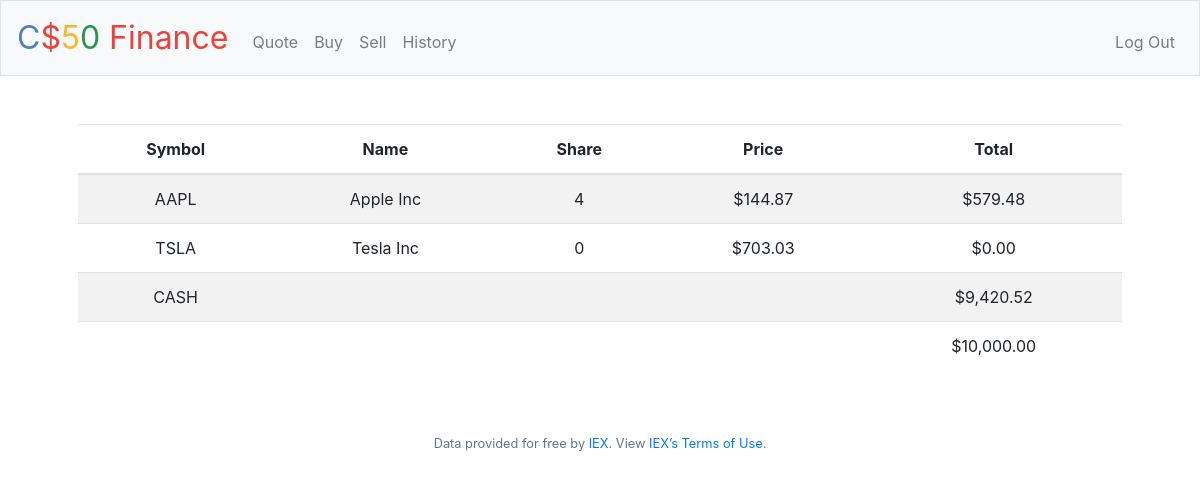
/ (signed in), run on the app's committed database.
### tables this page shows
CREATE TABLE transactions( id INTEGER PRIMARY KEY AUTOINCREMENT, user_id INTEGER NOT NULL,name TEXT NOT NULL,share INTEGER NOT NULL,price NUMERIC NOT NULL,type TEXT NOT NULL,symbol TEXT NOT NULL,time TIMESTAMP DEFAULT CURRENT_TIMESTAMP,FOREIGN KEY(user_id) REFERENCES users(id));

CREATE TABLE users (id INTEGER, username TEXT NOT NULL, hash TEXT NOT NULL, cash NUMERIC NOT NULL DEFAULT 10000.00, PRIMARY KEY(id));

### application.py (the view)
@app.route("/")
@login_required
def index():
    user_id=session["user_id"]
    stocks=db.execute("SELECT symbol,name,price,SUM(share) as totalShares FROM transactions WHERE user_id=? GROUP BY symbol",user_id)
    cash=db.execute("SELECT cash FROM users WHERE id=?",user_id)[0]['cash']
    total=cash
    for stock in stocks:
        total+=stock['price']*stock['totalShares']
    return render_template("index.html",stocks=stocks,cash=cash,usd=usd,total=total)

### application.py (called while the page is built)
@app.after_request
def after_request(response):
    response.headers["Cache-Control"] = "no-cache, no-store, must-revalidate"
    response.headers["Expires"] = 0
    response.headers["Pragma"] = "no-cache"
    return response

### helpers.py (called while the page is built)
def login_required(f):
    @wraps(f)
    def decorated_function(*args, **kwargs):
        if session.get("user_id") is None:
            return redirect("/login")
        return f(*args, **kwargs)
    return decorated_function

def usd(value):
    return f"${value:,.2f}"

### templates/index.html (shortened to what this page needs)
{% extends "layout.html" %}
{% block main %}
    <table class="table table-striped">
        <thead>
            <tr>
                <th>Symbol</th>
                <th>Name</th>
                <th>Share</th>
                <th>Price</th>
                <th>Total</th>
            </tr>
        </thead>
        <tbody>
            {%for stock in stocks%}
            <tr>
                <td>{{ stock["symbol"] }}</td>
                <td>{{ stock["name"] }}</td>
                <td>{{ stock["totalShares"] }}</td>
                <td>{{ usd(stock["price"]) }}</td>
                <td>{{ usd(stock["totalShares"] * stock["price"]) }}</td>
            </tr>
            {%endfor%}
            <tr>
                <td>CASH</td>
                <td colspan="3"></td>
                <td>{{usd(cash)}}</td>
            </tr>
        </tbody>
        <tfoot>
            <td colspan="4"></td>
            <td>{{usd(total)}}</td>
        </tfoot>
    </table>
{% endblock %}

### data on the page
transactions: symbol "AAPL", name "Apple Inc", totalShares "4", price "$144.87", totalShares "$579.48"
users: cash "$9,420.52"

### other printed values
{{ stock["symbol"] }} "TSLA"
{{ stock["name"] }} "Tesla Inc"
{{ stock["totalShares"] }} "0"
{{ usd(stock["price"]) }} "$703.03"
{{ usd(stock["totalShares"] * stock["price"]) }} "$0.00"
{{ usd(total) }} "$10,000.00"
